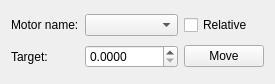
<?xml version="1.0" encoding="UTF-8"?>
<ui version="4.0">
 <class>Form</class>
 <widget class="QWidget" name="Form">
  <property name="geometry">
   <rect>
    <x>0</x>
    <y>0</y>
    <width>275</width>
    <height>84</height>
   </rect>
  </property>
  <property name="windowTitle">
   <string>Move motor</string>
  </property>
  <property name="windowIcon">
   <iconset resource="../../../resource/icons/icons.qrc">
    <normaloff>:/icons/motor.svg</normaloff>:/icons/motor.svg</iconset>
  </property>
  <layout class="QGridLayout" name="gridLayout">
   <item row="0" column="1">
    <widget class="QComboBox" name="motorNameComboBox">
     <property name="sizePolicy">
      <sizepolicy hsizetype="Expanding" vsizetype="Fixed">
       <horstretch>0</horstretch>
       <verstretch>0</verstretch>
      </sizepolicy>
     </property>
    </widget>
   </item>
   <item row="0" column="0">
    <widget class="QLabel" name="label">
     <property name="text">
      <string>Motor name:</string>
     </property>
    </widget>
   </item>
   <item row="1" column="0">
    <widget class="QLabel" name="label_2">
     <property name="text">
      <string>Target:</string>
     </property>
    </widget>
   </item>
   <item row="0" column="2">
    <widget class="QCheckBox" name="relativeMovementCheckBox">
     <property name="text">
      <string>Relative</string>
     </property>
    </widget>
   </item>
   <item row="1" column="1">
    <widget class="QDoubleSpinBox" name="motorTargetDoubleSpinBox">
     <property name="decimals">
      <number>4</number>
     </property>
    </widget>
   </item>
   <item row="1" column="2">
    <widget class="QPushButton" name="moveMotorPushButton">
     <property name="text">
      <string>Move</string>
     </property>
    </widget>
   </item>
  </layout>
 </widget>
 <resources>
  <include location="../../../resource/icons/icons.qrc"/>
 </resources>
 <connections/>
</ui>
